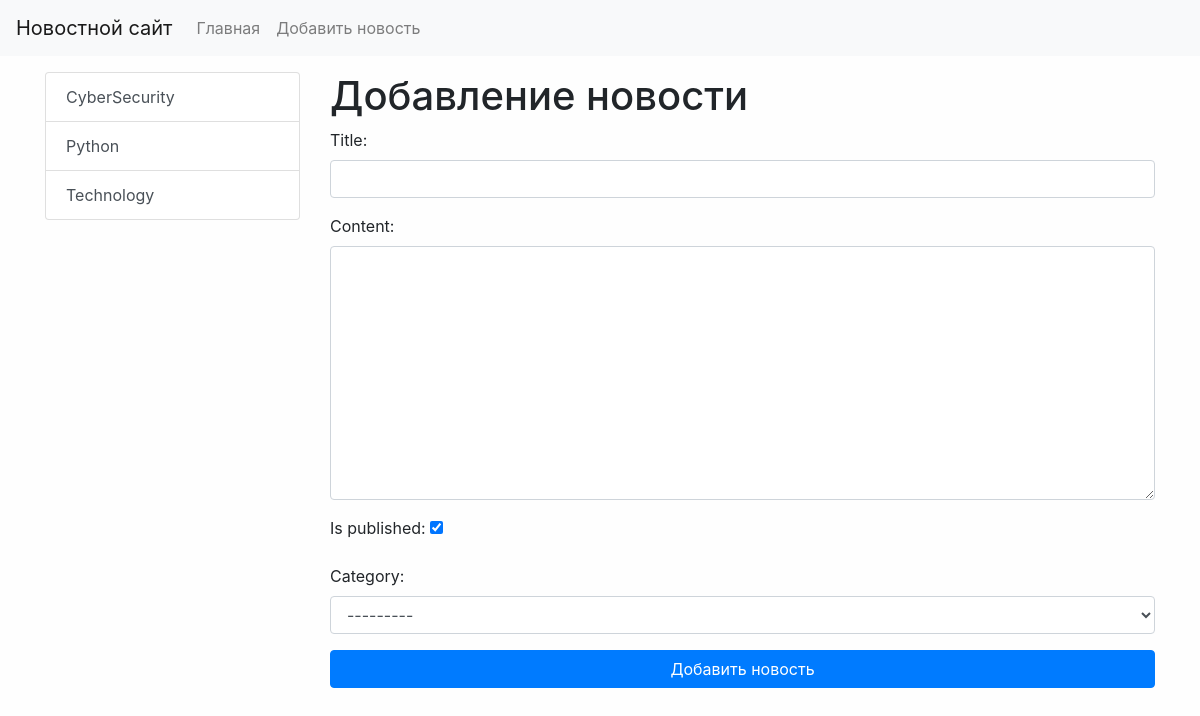
Page /blog/add-news/ (signed in) on the committed database.
### blog/models.py (models this page shows)
class Category(models.Model):
    title = models.CharField(max_length=255)
    def __str__(self):
        return self.title
    class Meta:
        verbose_name = 'Категория'
        verbose_name_plural = 'Категории'
        ordering = ['title']

### blog/views.py (the view)
# urls.py: path('blog/add-news/', CreateNews.as_view(), name='add_news'),
class CreateNews(LoginRequiredMixin, CreateView):
    form_class = NewsForm
    template_name = 'blog/add_news.html'
    raise_exception = True

### blog/forms.py
class NewsForm(forms.ModelForm):
    class Meta:
        model = News
        fields = ['title', 'content', 'is_published', 'category']
        widgets = {
            'title': forms.TextInput(attrs={'class': 'form-control'}),
            'content': forms.Textarea(attrs={'class': 'form-control'}),
            'category': forms.Select(attrs={'class': 'form-control'}),
        }

### blog/templatetags/news_tags.py (called while the page is built)
@register.simple_tag(name='get_list_categories')
def get_categories():
    return Category.objects.all()

### blog/templates/blog/add_news.html (shortened to what this page needs)
{% extends 'base.html' %}
{% block sidebar %}
{% include 'inc/_sidebar.html' %}
{% endblock %}
{% block content %}
<h1>Добавление новости</h1>
<form action="{% url 'add_news' %}" method="post">
    {{ form.as_p }}
    <button type="submit" class="btn btn-primary btn-block">Добавить новость</button>
</form>
{% endblock %}

### templates/inc/_sidebar.html
{% load news_tags %}
<div class="list-group">
    {% get_list_categories as categories %}
    {% for item in categories %}
    <a href="{% url 'category' item.pk %}" class="list-group-item list-group-item-action">{{ item.title }}</a>
    {% endfor %}
</div>
<br>

### mysite/static/css/style.css (style rules this page uses)
body { background-color: #fefefe; }

### rows in the picture
Category: title "CyberSecurity"
Category: title "Python"
Category: title "Technology"
